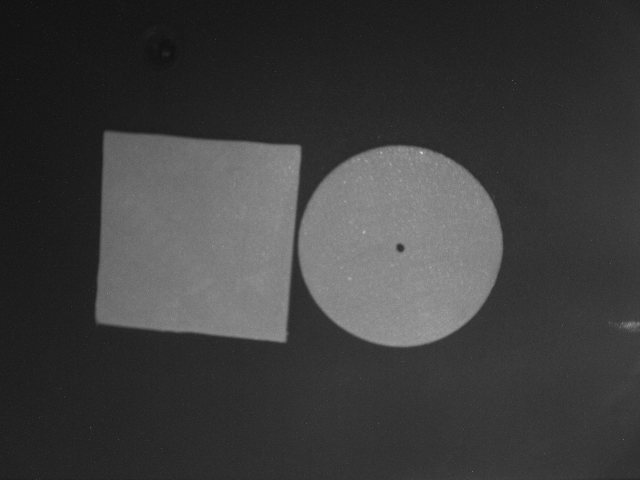
#> input picture Image00003.BMP, 1280 x 960 px, given in place of v_v_3.jpg, which was not available (shown at 1/2 size)
$ jupyter execute --allow-errors ImageProcessing_find_order.ipynb   (older library calls are emulated)   (text cells are left out)
#> lines starting #> are read from the running program, lines starting #| are printed output that depends on the picture; after the words box and inside, x2 and y2 are one past the last pixel; in counts of white or black regions, pixels touching at a corner belong together; pictures that were not available may be replaced by others from this repository, and a replacement may not be noted
[cell 1]
from skimage.feature import peak_local_max
from skimage.morphology import watershed
from scipy import ndimage
import numpy as np
import argparse
import imutils
import cv2
import matplotlib.pyplot as plt
from google.colab import drive
drive.mount('/content/tan_drive')

[cell 2]
sp_path = "/content/tan_drive/MyDrive/Sample_IP/cc/v_v_3.jpg"
img_name = "/content/tan_drive/MyDrive/Sample_IP/result/"+"7.jpg"
img = cv2.imread(sp_path) #15 vuong tren tron, 12 tron tren vuong, 10 vuong tren vuong
#> img is the input picture: shape (960, 1280, 3); min 11, max 255, mean 60.9
# /content/tan_drive/MyDrive/Transfer file iphone2cpt/IMG_8615.JPG


h, w = int(img.shape[0]), int(img.shape[1])
#> h = 960; w = 1280

ratio = w/h
#> ratio = 1.33
start_point =(600,600) #x,y
h_cut = 3200

# start_point =(540,640) #x,y
# h_cut = 3200

img = img[start_point[1]:start_point[1]+h_cut,start_point[0]:start_point[0]+int(h_cut*ratio)] # cut follow y:y+h,x:x+w
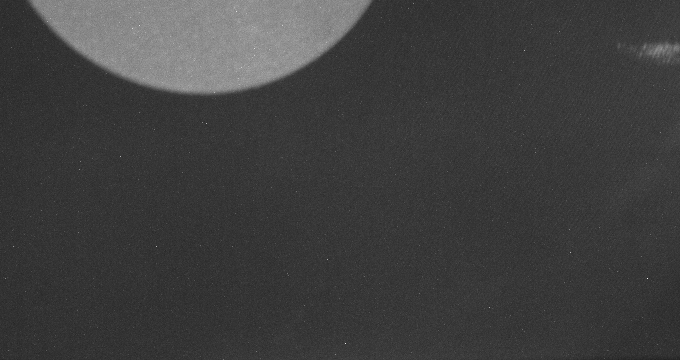
#> img: shape (360, 680, 3); min 32, max 247, mean 62.9
# img = cv2.resize(img, (w//4,h//4))
use = cv2.medianBlur(img.copy(),15)
shifted = cv2.pyrMeanShiftFiltering(img, 10,25)
ret1,th1 = cv2.threshold(shifted[...,0],160,255,cv2.THRESH_BINARY)
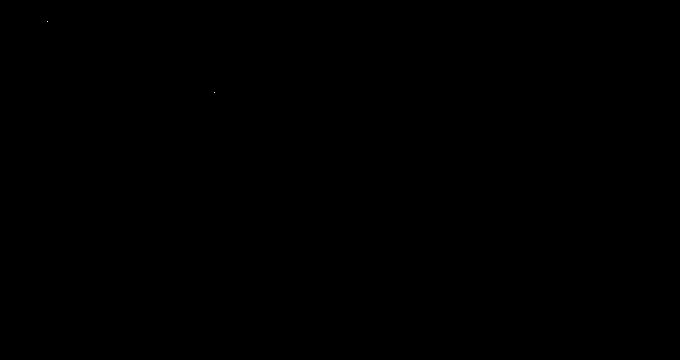
#> th1: shape (360, 680); 0% white in thin lines or dots, all inside (x1, y1, x2, y2) = (47, 21, 215, 93)
kernel = np.ones((5,5),np.uint8)
dialate = cv2.dilate(th1,kernel,iterations = 2)
#> dialate: shape (360, 680); 0.07% white; 2 white regions, box (x1, y1, x2, y2) and area: (43, 17, 52, 26) 81, (210, 88, 219, 97) 81
erosion = cv2.erode(dialate,kernel,iterations = 2)
closing = cv2.morphologyEx(dialate, cv2.MORPH_CLOSE, kernel)
plt.figure(figsize=(16,16))
plt.subplot(1,3,1)
plt.imshow(shifted[...,0],cmap='gray')
plt.subplot(1,3,2)
plt.imshow(th1,cmap='gray')
plt.subplot(1,3,3)
plt.imshow(closing,cmap='gray')
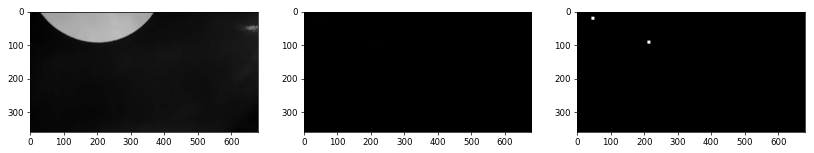
#> figure drawn by matplotlib, 3 panels

[cell 3]
# [7 lines of commented-out code are left out]

def check_overlap(thresh,C = 14000 ):
  edged = cv2.Canny(thresh, 30, 200)
  cnts = cv2.findContours(edged, cv2.RETR_EXTERNAL,cv2.CHAIN_APPROX_SIMPLE)
  cnts = imutils.grab_contours(cnts)
  c = max(cnts, key=cv2.contourArea)
  return cv2.contourArea(c) > C

def find_csd(ctr):
  m = ctr[0][0]
  id_m =0
  for i in range(len(ctr)):
    if ctr[i][0] > m :
      m = ctr[i][0]
      id_m = i
  return id_m

def find_order(shifted,ctr):
  offset = -60
  d = (np.sqrt(2)/2)*ctr[index][2]
  tl = (int(ctr[index][0]-d-offset),int(ctr[index][1]-d-offset))
  rb = (int(ctr[index][0]+d+offset),int(ctr[index][1]+d+offset))

  consider = shifted[tl[1]:rb[1],tl[0]:rb[0]]
  consider = cv2.GaussianBlur(consider,(7,7),None)
  cny =cv2.Canny(consider[...,0],20,100)
  plt.imshow(consider,cmap='gray')
  # print(tl,rb)
  ctt, hierarchy = cv2.findContours(cny, cv2.RETR_TREE, cv2.CHAIN_APPROX_SIMPLE)
  return (len(ctt) == 0) #return True when consider lying on top

[cell 4]
D = ndimage.distance_transform_edt(255-closing)  # compute matrix distance to correlate peak
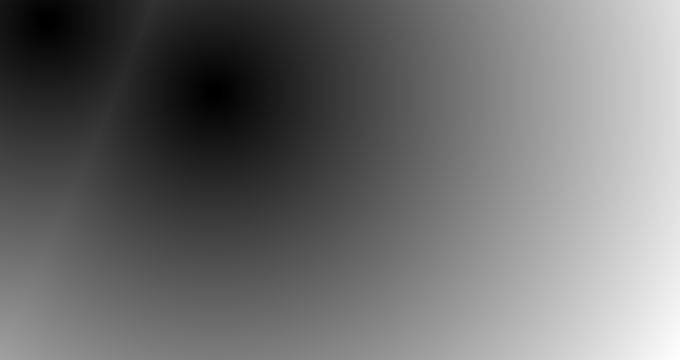
#> D: shape (360, 680) float64; min 0, max 530.7, mean 228.9; drawn with min black and max white
localMax = peak_local_max(D, indices=False, min_distance=80, labels=255-closing) # find each local maximum (center)
#> localMax: shape (360, 680) bool; 0% white in thin lines or dots, all inside (x1, y1, x2, y2) = (80, 279, 600, 280)
plt.imshow(D.astype(np.uint8))
print(closing.shape)
#| (360, 680)
#> `[cell 4] D = ndimage.distance_transform_edt(255-closing)  # compute ma..`:
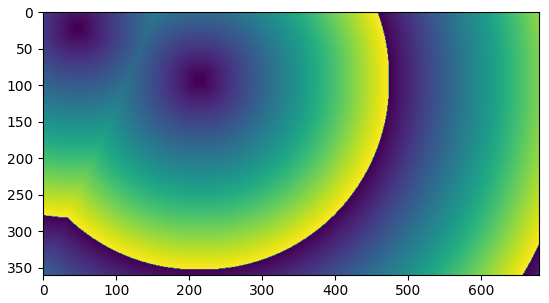
#> figure drawn by matplotlib, 1 panel
# [8 lines of commented-out code are left out]

[cell 5]
# loop over the unique labels returned by the Watershed
dp = img.copy()
ctr = []
# algorithm
#> (the rest of this cell did not finish here and is left out)

#> (a cell that did not finish here is left out)

[cell 7]
img = cv2.imread(sp_path)
if check_overlap(closing):
#> in check_overlap, `edged = cv2.Canny(thresh, 30, 200)`: edged: shape (360, 680); 0.03% white in thin lines or dots, all inside (x1, y1, x2, y2) = (42, 16, 219, 97)
#> in check_overlap, `cnts = cv2.findContours(edged, cv2.RETR_EXTERNAL,cv2.CHAIN_APPROX_SIMP..`: cnts = 2 contours; box (x1, y1, x2, y2) and area: (209, 87, 219, 97) 78, (42, 16, 52, 26) 78
#> in check_overlap, `c = max(cnts, key=cv2.contourArea)`: c = [[211, 87], [209, 89], [209, 95], [210, 96], [218, 96], [218, 88], [217, 87]]

$ run again, on Image00004.BMP
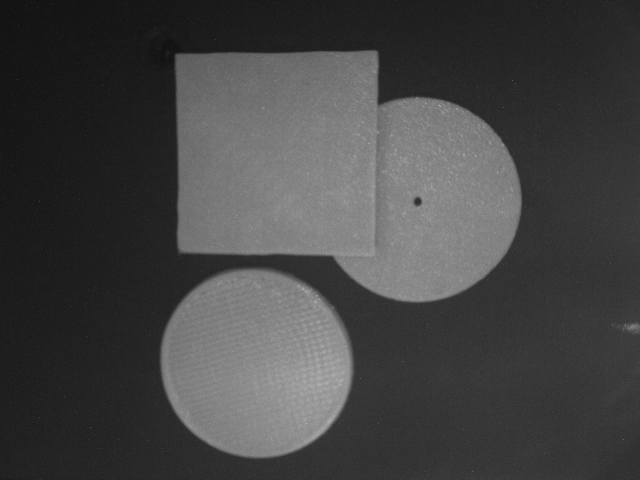
#> input picture Image00004.BMP, 1280 x 960 px, given in place of v_v_3.jpg, which was not available (shown at 1/2 size)
#> img is the input picture: shape (960, 1280, 3); min 11, max 255, mean 67.8
#> img: shape (360, 680, 3)
#> th1: shape (360, 680); 0.01% white in thin lines or dots, all inside (x1, y1, x2, y2) = (37, 168, 648, 279)
#> dialate: shape (360, 680); 0.12% white; 3 white regions, box (x1, y1, x2, y2) and area: (33, 164, 45, 175) 131, (152, 242, 161, 251) 81, (643, 274, 652, 283) 81
#> `D = ndimage.distance_transform_edt(255-closing)`:
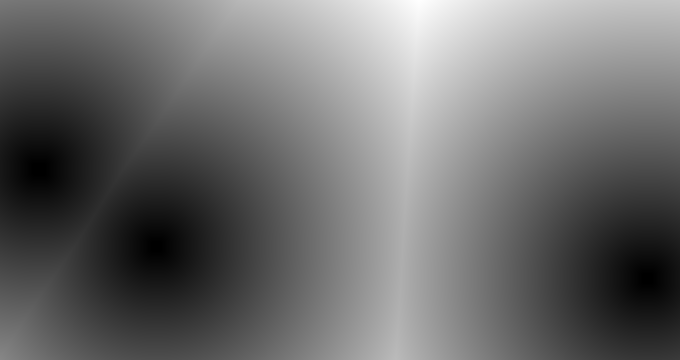
#> D: shape (360, 680) float64; min 0, max 353.9, mean 150.9; drawn with min black and max white
#> localMax: shape (360, 680) bool; 0% white in thin lines or dots, all inside (x1, y1, x2, y2) = (80, 80, 414, 280)
#| (360, 680)
#> `[cell 4] D = ndimage.distance_transform_edt(255-closing)  # compute ma..`:
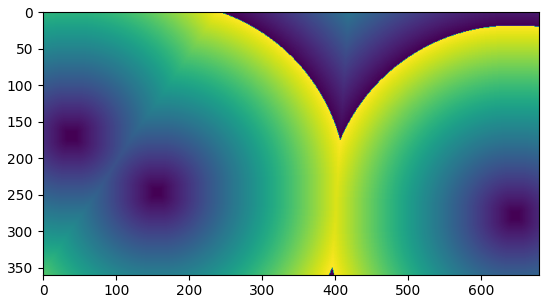
#> figure drawn by matplotlib, 1 panel
#> edged: shape (360, 680); 0.04% white in thin lines or dots, all inside (x1, y1, x2, y2) = (32, 163, 652, 283)
#> cnts = 3 contours; box (x1, y1, x2, y2) and area: (32, 163, 45, 175) 128, (642, 273, 652, 283) 78, (151, 241, 161, 251) 78
#> c = [[34, 163], [32, 165], [32, 172], [33, 173], [33, 174], [44, 174], [44, 164], [43, 163]]

$ run again, on Image00005.BMP
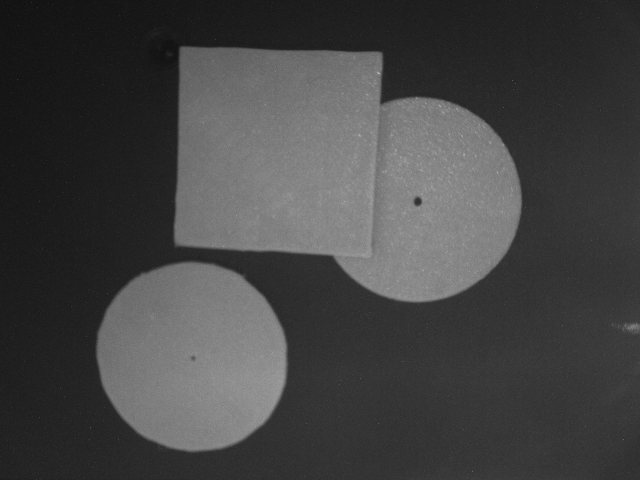
#> input picture Image00005.BMP, 1280 x 960 px, given in place of v_v_3.jpg, which was not available (shown at 1/2 size)
#> img is the input picture: shape (960, 1280, 3); min 12, max 255, mean 67.7
#> img: shape (360, 680, 3)
#> th1: shape (360, 680); 0% white in thin lines or dots, all inside (x1, y1, x2, y2) = (156, 246, 157, 247)
#> dialate: shape (360, 680); 0.03% white; 1 white region, box (x1, y1, x2, y2) and area: (152, 242, 161, 251) 81
#> `D = ndimage.distance_transform_edt(255-closing)`:
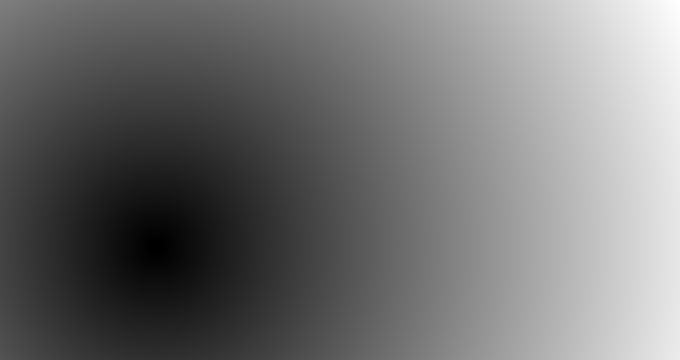
#> D: shape (360, 680) float64; min 0, max 572.6, mean 255.2; drawn with min black and max white
#> localMax: shape (360, 680) bool; 0% white in thin lines or dots, all inside (x1, y1, x2, y2) = (80, 80, 600, 81)
#| (360, 680)
#> `[cell 4] D = ndimage.distance_transform_edt(255-closing)  # compute ma..`:
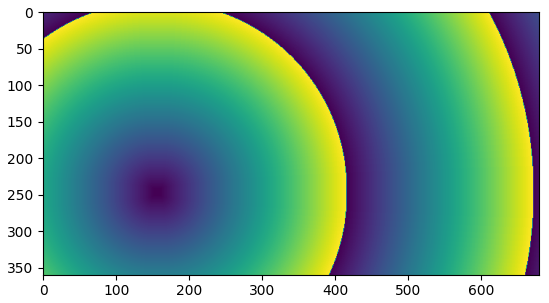
#> figure drawn by matplotlib, 1 panel
#> edged: shape (360, 680); 0.01% white in thin lines or dots, all inside (x1, y1, x2, y2) = (151, 241, 161, 251)
#> in check_overlap, `cnts = cv2.findContours(edged, cv2.RETR_EXTERNAL,cv2.CHAIN_APPROX_SIMP..`: cnts = 1 contour; box (x1, y1, x2, y2) and area: (151, 241, 161, 251) 78
#> in check_overlap, `cnts = imutils.grab_contours(cnts)`: cnts = 1 item
#> c = [[153, 241], [151, 243], [151, 249], [152, 250], [160, 250], [160, 242], [159, 241]]
